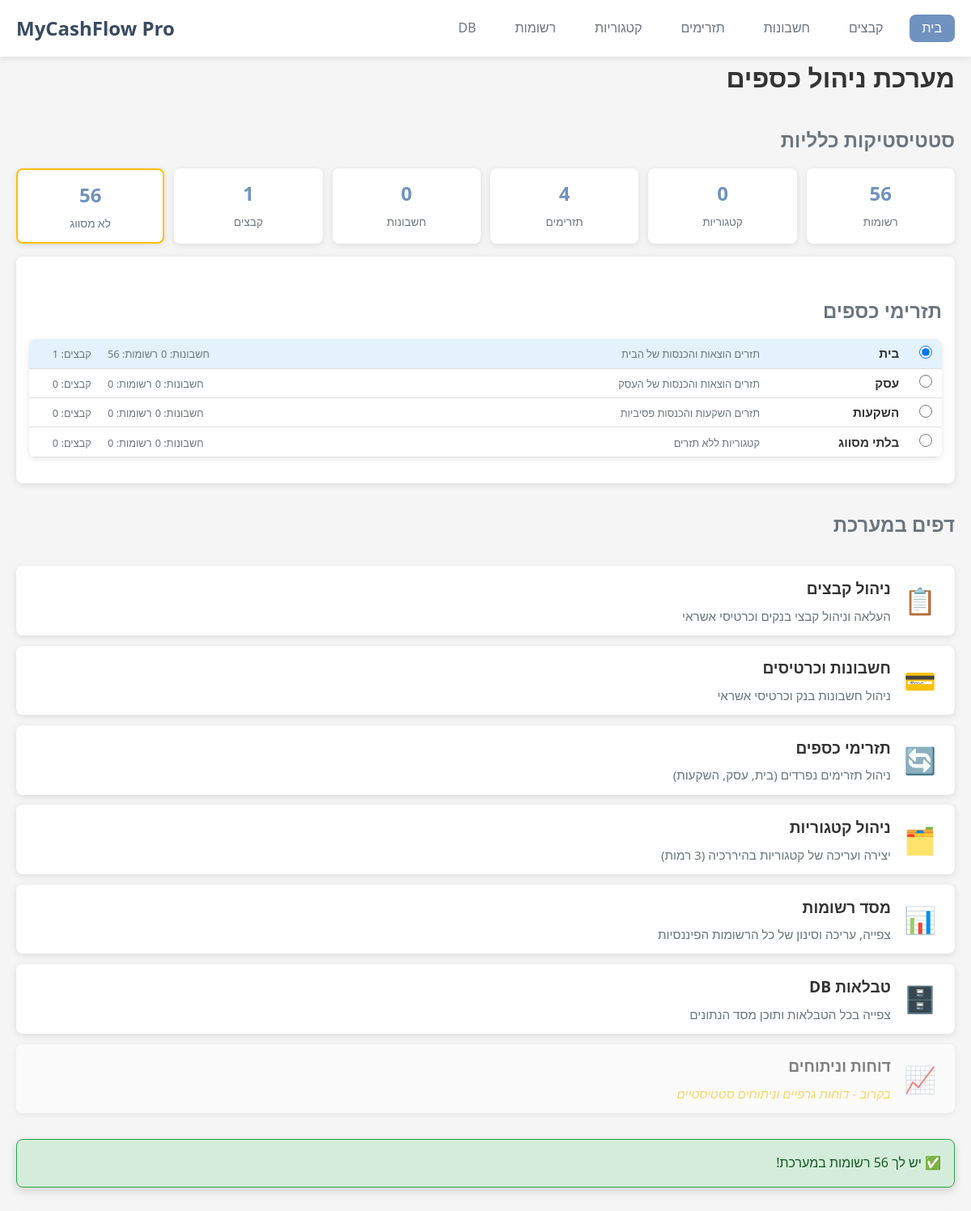
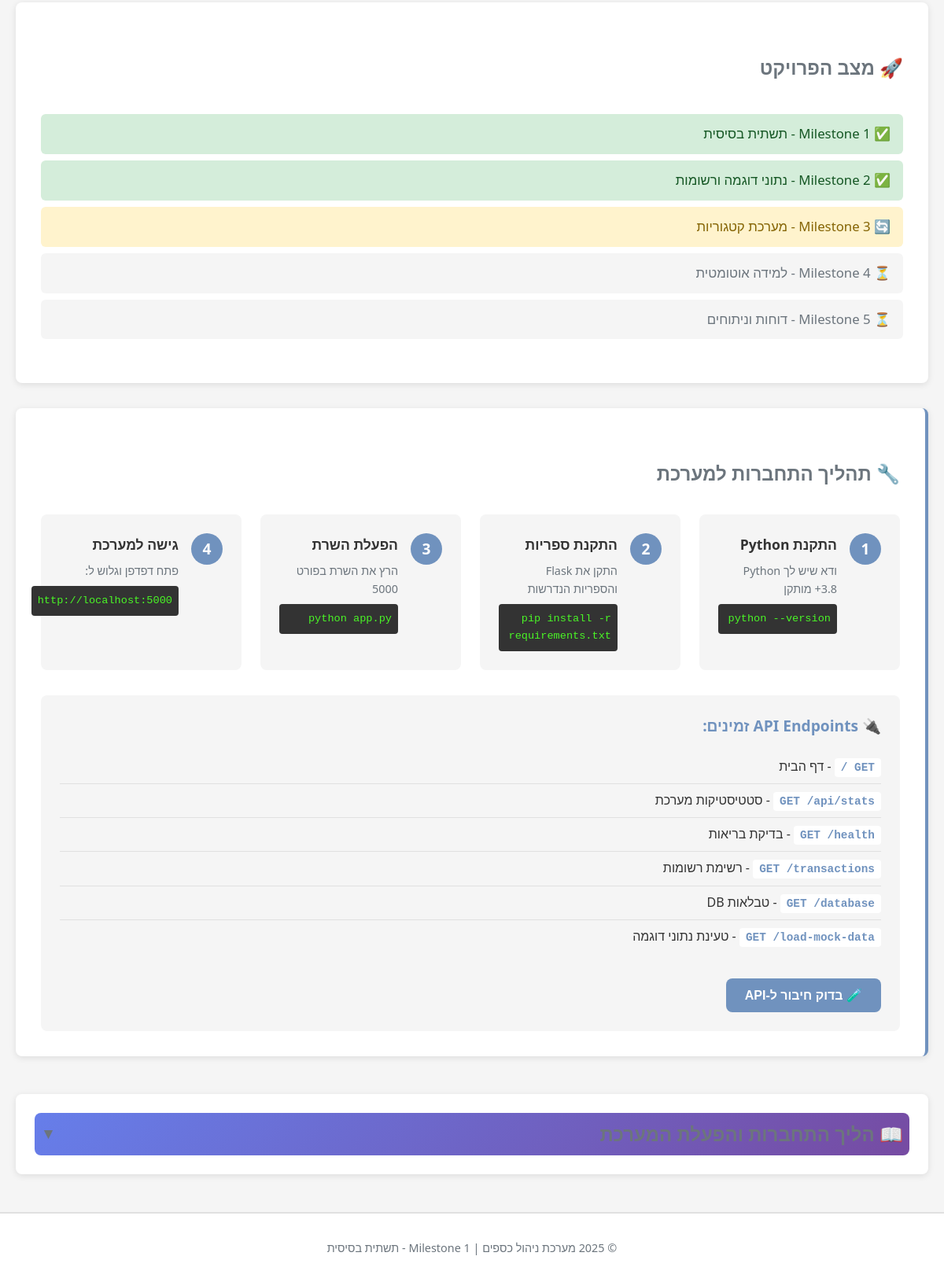
The page / on the database its author committed (2 pictures, top to bottom).
### tables this page shows
CREATE TABLE flows (
        id INTEGER PRIMARY KEY AUTOINCREMENT,
        name TEXT NOT NULL UNIQUE,
        description TEXT,
        icon TEXT,
        color TEXT DEFAULT '#4A90E2',
        is_active BOOLEAN DEFAULT 1,
        created_at TIMESTAMP DEFAULT CURRENT_TIMESTAMP,
        updated_at TIMESTAMP DEFAULT CURRENT_TIMESTAMP
    );

### app.py (the view)
@app.route('/')
def home():
    try:
        conn = database.get_connection()
        cursor = conn.cursor()
        stats = {}
        cursor.execute('SELECT COUNT(*) FROM flows WHERE is_active = 1')
        stats['flows'] = cursor.fetchone()[0]
        cursor.execute('SELECT COUNT(*) FROM accounts WHERE is_active = 1')
        stats['accounts'] = cursor.fetchone()[0]
        cursor.execute('SELECT COUNT(*) FROM categories WHERE id > 0')
        stats['categories'] = cursor.fetchone()[0]
        cursor.execute('SELECT COUNT(*) FROM transactions')
        stats['transactions'] = cursor.fetchone()[0]
        cursor.execute('SELECT COUNT(*) FROM files')
        stats['files'] = cursor.fetchone()[0]
        cursor.execute('SELECT COUNT(*) FROM transactions WHERE category_id = 0 OR category_id IS NULL')
        stats['uncategorized'] = cursor.fetchone()[0]
        cursor.execute('''
            SELECT id, name, description, is_active, created_at
            FROM flows
            WHERE is_active = 1
            ORDER BY CASE WHEN id = 0 THEN 999 ELSE id END
        ''')
        flows_data = cursor.fetchall()
        flows = []
        active_flow_id = 1  # ברירת מחדל
        for flow in flows_data:
            flow_id, name, description, is_active, created_at = flow
            cursor.execute('SELECT COUNT(*) FROM accounts WHERE flow_id = ? AND is_active = 1', (flow_id,))
            flow_accounts = cursor.fetchone()[0]
            cursor.execute('SELECT COUNT(*) FROM transactions WHERE flow_id = ?', (flow_id,))
            flow_transactions = cursor.fetchone()[0]
            cursor.execute('SELECT COUNT(*) FROM files WHERE flow_id = ?', (flow_id,))
            flow_files = cursor.fetchone()[0]
            flows.append({
                'id': flow_id,
                'name': name,
                'description': description,
                'is_active': is_active,
                'created_at': created_at,
                'stats': {
                    'accounts': flow_accounts,
                    'transactions': flow_transactions,
                    'files': flow_files
                }
            })
        conn.close()
        return render_template('home.html',
                             stats=stats,
                             flows=flows,
                             active_flow_id=active_flow_id)
    except Exception as e:
        return render_template('home.html', stats={}, flows=[], error=str(e))

### database.py (called while the page is built)
def get_connection():
    os.makedirs('data', exist_ok=True)
    conn = sqlite3.connect(DB_PATH, timeout=30.0)  # המתנה עד 30 שניות לנעילה
    conn.row_factory = sqlite3.Row  # מאפשר גישה לעמודות לפי שם
    conn.execute('PRAGMA foreign_keys = ON')  # אכיפת foreign keys
    conn.execute('PRAGMA journal_mode=WAL')  # מצב Write-Ahead Logging לביצועים טובים יותר
    return conn

### templates/home.html (shortened to what this page needs)
{% extends "base.html" %}
{% block content %}
<div class="home-page">
    <h2>מערכת ניהול כספים</h2>
    <h3>סטטיסטיקות כלליות</h3>
    <div class="stats-grid-compact">
        <div class="stat-card-compact">
            <div class="stat-number">{{ stats.transactions if stats else 0 }}</div>
            <div class="stat-label">רשומות</div>
        </div>
        <div class="stat-card-compact">
            <div class="stat-number">{{ stats.categories if stats else 0 }}</div>
            <div class="stat-label">קטגוריות</div>
        </div>
        <div class="stat-card-compact">
            <div class="stat-number">{{ stats.flows if stats else 0 }}</div>
            <div class="stat-label">תזרימים</div>
        </div>
        <div class="stat-card-compact">
            <div class="stat-number">{{ stats.accounts if stats else 0 }}</div>
            <div class="stat-label">חשבונות</div>
        </div>
        <div class="stat-card-compact">
            <div class="stat-number">{{ stats.files if stats else 0 }}</div>
            <div class="stat-label">קבצים</div>
        </div>
        <div class="stat-card-compact {% if stats and stats.uncategorized > 0 %}warning{% endif %}">
            <div class="stat-number">{{ stats.uncategorized if stats else 0 }}</div>
            <div class="stat-label">לא מסווג</div>
        </div>
    </div>
    <div class="flows-section">
        <h3>תזרימי כספים</h3>
        <div class="flows-table-container">
            {% if flows and flows|length > 0 %}
            <table class="flows-table">
                <tbody>
                    {% for flow in flows %}
                    <tr class="flow-row {% if flow.id == active_flow_id %}active{% endif %}" onclick="switchFlow({{ flow.id }})">
                        <td class="flow-radio-cell">
                            <input type="radio" name="active_flow" value="{{ flow.id }}"
                                   {% if flow.id == active_flow_id %}checked{% endif %}>
                        </td>
                        <td class="flow-info-cell">
                            <span class="flow-name">{{ flow.name }}</span>
                            {% if flow.description %}
                            <span class="flow-description">{{ flow.description }}</span>
                            {% endif %}
                        </td>
                        <td class="flow-stats-cell">
                            {% if flow.stats %}
                            <span class="flow-stat">חשבונות: {{ flow.stats.accounts }}</span>
                            <span class="flow-stat">רשומות: {{ flow.stats.transactions }}</span>
                            <span class="flow-stat">קבצים: {{ flow.stats.files }}</span>
                            {% endif %}
                        </td>
                    </tr>
                    {% endfor %}
                </tbody>
            </table>
            {% else %}
                <p class="no-data">אין תזרימים במערכת</p>
            {% endif %}
        </div>
    </div>
    <h3>דפים במערכת</h3>
    <div class="pages-grid">
        <a href="/files" class="page-card">
            <div class="page-icon">📋</div>
            <div class="page-content">
                <h4>ניהול קבצים</h4>
                <p>העלאה וניהול קבצי בנקים וכרטיסי אשראי</p>
            </div>
        </a>
        <a href="/accounts" class="page-card">
            <div class="page-icon">💳</div>
            <div class="page-content">
                <h4>חשבונות וכרטיסים</h4>
                <p>ניהול חשבונות בנק וכרטיסי אשראי</p>
            </div>
        </a>
        <a href="/flows" class="page-card">
            <div class="page-icon">🔄</div>
            <div class="page-content">
                <h4>תזרימי כספים</h4>
                <p>ניהול תזרימים נפרדים (בית, עסק, השקעות)</p>
            </div>
        </a>
        <a href="/categories" class="page-card">
            <div class="page-icon">🗂️</div>
            <div class="page-content">
                <h4>ניהול קטגוריות</h4>
                <p>יצירה ועריכה של קטגוריות בהיררכיה (3 רמות)</p>
            </div>
        </a>
        <a href="/transactions" class="page-card">
            <div class="page-icon">📊</div>
            <div class="page-content">
                <h4>מסד רשומות</h4>
                <p>צפייה, עריכה וסינון של כל הרשומות הפיננסיות</p>
            </div>
        </a>
        <a href="/database" class="page-card">
            <div class="page-icon">🗄️</div>
            <div class="page-content">
                <h4>טבלאות DB</h4>
                <p>צפייה בכל הטבלאות ותוכן מסד הנתונים</p>
            </div>
        </a>
        <div class="page-card disabled">
            <div class="page-icon">📈</div>
            <div class="page-content">
                <h4>דוחות וניתוחים</h4>
                <p class="coming-soon">בקרוב - דוחות גרפיים וניתוחים סטטיסטיים</p>
            </div>
        </div>
    </div>
    <div class="demo-data-section">
        {% if stats and stats.transactions > 0 %}
        <div class="alert alert-success">
            ✅ יש לך {{ stats.transactions }} רשומות במערכת!
        </div>
        {% endif %}
    </div>
    <div class="milestones-section">
        <h3>🚀 מצב הפרויקט</h3>
        <ul class="milestones-list">
            <li class="completed">✅ Milestone 1 - תשתית בסיסית</li>
            <li class="completed">✅ Milestone 2 - נתוני דוגמה ורשומות</li>
            <li class="in-progress">🔄 Milestone 3 - מערכת קטגוריות</li>
            <li class="pending">⏳ Milestone 4 - למידה אוטומטית</li>
            <li class="pending">⏳ Milestone 5 - דוחות וניתוחים</li>
        </ul>
    </div>
    <div class="connection-section">
        <h3>🔧 תהליך התחברות למערכת</h3>
        <div class="connection-steps">
            <div class="step-card">
                <div class="step-number">1</div>
                <div class="step-content">
                    <h4>התקנת Python</h4>
                    <p>ודא שיש לך Python 3.8+ מותקן</p>
                    <code>python --version</code>
                </div>
            </div>
            <div class="step-card">
                <div class="step-number">2</div>
                <div class="step-content">
                    <h4>התקנת ספריות</h4>
                    <p>התקן את Flask והספריות הנדרשות</p>
                    <code>pip install -r requirements.txt</code>
                </div>
            </div>
            <div class="step-card">
                <div class="step-number">3</div>
                <div class="step-content">
                    <h4>הפעלת השרת</h4>
                    <p>הרץ את השרת בפורט 5000</p>
                    <code>python app.py</code>
                </div>
            </div>
            <div class="step-card">
                <div class="step-number">4</div>
                <div class="step-content">
                    <h4>גישה למערכת</h4>
                    <p>פתח דפדפן וגלוש ל:</p>
                    <code>http://localhost:5000</code>
                </div>
            </div>
        </div>
        <div class="api-info">
            <h4>🔌 API Endpoints זמינים:</h4>
            <ul class="api-list">
                <li><code>GET /</code> - דף הבית</li>
                <li><code>GET /api/stats</code> - סטטיסטיקות מערכת</li>
                <li><code>GET /health</code> - בדיקת בריאות</li>
                <li><code>GET /transactions</code> - רשימת רשומות</li>
                <li><code>GET /database</code> - טבלאות DB</li>
                <li><code>GET /load-mock-data</code> - טעינת נתוני דוגמה</li>
            </ul>
            <button onclick="testAPI()" class="btn btn-primary api-test-btn">
                🧪 בדוק חיבור ל-API
            </button>
        </div>
    </div>
    <div class="connection-guide" style="margin-top: 3rem;">
        <div class="collapsible-header" onclick="toggleConnectionGuide()">
            <h3 style="margin: 0; display: flex; align-items: center; justify-content: space-between; cursor: pointer;">
                <span>📖 הליך התחברות והפעלת המערכת</span>
                <span id="guide-arrow" style="font-size: 1.2rem;">▼</span>
            </h3>
        </div>
    </div>
</div>
{% endblock %}

### templates/home.html (style rules this page uses)
.flows-section { padding: 1rem !important; margin: 1rem 0 !important; }
.flows-table-container { background: white; border-radius: 8px; box-shadow: 0 2px 8px rgba(0,0,0,0.1); overflow: hidden; margin-bottom: 1rem !important; padding: 0 !important; }
.flows-table { width: 100%; border-collapse: collapse; margin: 0 !important; }
.flows-table tbody { display: block; }
.flows-table .flow-row { border-bottom: 1px solid #E0E0E0; cursor: pointer; transition: background-color 0.2s; height: 28px !important; line-height: 28px !important; display: table; width: 100%; table-layout: fixed; }
.flows-table .flow-row.active { background-color: #E3F2FD; }
.flows-table .flow-radio-cell { width: 40px; text-align: center; padding: 0.2rem !important; }
.flows-table .flow-radio-cell input[type="radio"] { cursor: pointer; width: 16px; height: 16px; }
.flows-table .flow-info-cell { padding: 0.2rem 0.8rem !important; width: 50%; }
.flows-table .flow-name { font-weight: 600; font-size: 0.95rem; color: #333; display: inline-block; width: 120px; margin-left: 0.5rem; }
.flows-table .flow-description { color: #6C757D; font-size: 0.8rem; display: inline; }
.flows-table .flow-stats-cell { padding: 0.2rem 0.8rem !important; text-align: left; white-space: nowrap; }
.flows-table .flow-stat { display: inline-block; margin-left: 1rem; font-size: 0.8rem; color: #6C757D; }
.flows-table .flow-stat:first-child { margin-left: 0; }

### rows shown on the page
flows: active_flow "☑", name "בית", description "תזרים הוצאות והכנסות של הבית", stats.accounts "0", stats.transactions "56", stats.files "1"
flows: name "עסק", description "תזרים הוצאות והכנסות של העסק", stats.accounts "0", stats.transactions "0", stats.files "0"
flows: name "השקעות", description "תזרים השקעות והכנסות פסיביות", stats.accounts "0", stats.transactions "0", stats.files "0"
flows: name "בלתי מסווג", description "קטגוריות ללא תזרים", stats.accounts "0", stats.transactions "0", stats.files "0"

### other values the page prints
{{ stats.transactions if stats else 0 }} "56"
{{ stats.categories if stats else 0 }} "0"
{{ stats.flows if stats else 0 }} "4"
{{ stats.accounts if stats else 0 }} "0"
{{ stats.files if stats else 0 }} "1"
{{ stats.uncategorized if stats else 0 }} "56"
